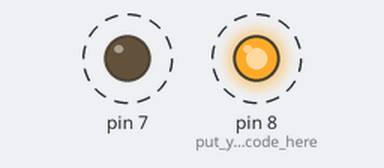
Bench run of a sketch on a simulated Arduino Uno, built with avr-gcc and run on an emulated ATmega328P. Parts: output pins drawn as LEDs (lit = HIGH). Dashed ring = blinking.

Above: at 0.02 s.
Timing chart, 0 to 3.0 s (numbered marks = the images above):
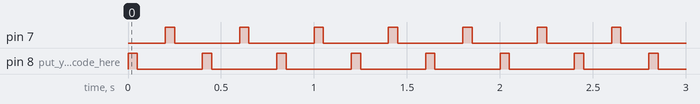

Measured:
- by itself, pin 7, pin 8 (put_your_setup_code_here): alternates HIGH for 0.05 s and LOW for 0.35 s

The sketch:

sketch_mar22a.ino
```cpp
void setup() {
  pinMode(8,OUTPUT);// put your setup code here, to run once:
  pinMode(7,OUTPUT);
}

void loop() {
  digitalWrite(8,HIGH);
  delay(50);

  digitalWrite(8,LOW);
  delay(50);
  digitalWrite(6,HIGH);
  delay(50);
  digitalWrite(6,LOW);
  delay(50);
  digitalWrite(7,HIGH);
  delay(50);
  digitalWrite(7,LOW);
  delay(50);
  digitalWrite(5,HIGH);
  delay(50);

  delay(50);

  // put your main code here, to run repeatedly:

}
```
